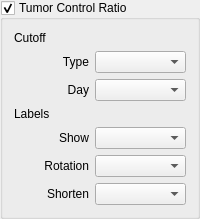
               <widget class="QGroupBox" name="groupBox_tumor_control_ratio">
                <property name="title">
                 <string>Tumor Control Ratio</string>
                </property>
                <property name="checkable">
                 <bool>true</bool>
                </property>
                <property name="checked">
                 <bool>true</bool>
                </property>
                <layout class="QVBoxLayout" name="verticalLayout_tumor_control_ratio_2">
                 <item>
                  <widget class="QLabel" name="label_21">
                   <property name="text">
                    <string>Cutoff</string>
                   </property>
                  </widget>
                 </item>
                 <item>
                  <layout class="QHBoxLayout" name="horizontalLayout_17">
                   <item>
                    <widget class="QLabel" name="label_22">
                     <property name="sizePolicy">
                      <sizepolicy hsizetype="Fixed" vsizetype="Preferred">
                       <horstretch>0</horstretch>
                       <verstretch>0</verstretch>
                      </sizepolicy>
                     </property>
                     <property name="minimumSize">
                      <size>
                       <width>75</width>
                       <height>0</height>
                      </size>
                     </property>
                     <property name="maximumSize">
                      <size>
                       <width>75</width>
                       <height>16777215</height>
                      </size>
                     </property>
                     <property name="text">
                      <string>Type</string>
                     </property>
                     <property name="alignment">
                      <set>Qt::AlignRight|Qt::AlignTrailing|Qt::AlignVCenter</set>
                     </property>
                    </widget>
                   </item>
                   <item>
                    <widget class="QComboBox" name="comboBox_tc_cutoff_type"/>
                   </item>
                  </layout>
                 </item>
                 <item>
                  <layout class="QHBoxLayout" name="horizontalLayout_tumor_control_ratio_day">
                   <item>
                    <widget class="QLabel" name="label_23">
                     <property name="sizePolicy">
                      <sizepolicy hsizetype="Fixed" vsizetype="Preferred">
                       <horstretch>0</horstretch>
                       <verstretch>0</verstretch>
                      </sizepolicy>
                     </property>
                     <property name="minimumSize">
                      <size>
                       <width>75</width>
                       <height>0</height>
                      </size>
                     </property>
                     <property name="maximumSize">
                      <size>
                       <width>75</width>
                       <height>16777215</height>
                      </size>
                     </property>
                     <property name="text">
                      <string>Day</string>
                     </property>
                     <property name="alignment">
                      <set>Qt::AlignRight|Qt::AlignTrailing|Qt::AlignVCenter</set>
                     </property>
                    </widget>
                   </item>
                   <item>
                    <widget class="QComboBox" name="comboBox_tc_cutoff_day"/>
                   </item>
                  </layout>
                 </item>
                 <item>
                  <widget class="QLabel" name="label_24">
                   <property name="text">
                    <string>Labels</string>
                   </property>
                  </widget>
                 </item>
                 <item>
                  <layout class="QHBoxLayout" name="horizontalLayout_19">
                   <item>
                    <widget class="QLabel" name="label_25">
                     <property name="sizePolicy">
                      <sizepolicy hsizetype="Preferred" vsizetype="Fixed">
                       <horstretch>0</horstretch>
                       <verstretch>0</verstretch>
                      </sizepolicy>
                     </property>
                     <property name="minimumSize">
                      <size>
                       <width>75</width>
                       <height>0</height>
                      </size>
                     </property>
                     <property name="maximumSize">
                      <size>
                       <width>75</width>
                       <height>16777215</height>
                      </size>
                     </property>
                     <property name="text">
                      <string>Show</string>
                     </property>
                     <property name="alignment">
                      <set>Qt::AlignRight|Qt::AlignTrailing|Qt::AlignVCenter</set>
                     </property>
                    </widget>
                   </item>
                   <item>
                    <widget class="QComboBox" name="comboBox_tc_ratio_labels_show"/>
                   </item>
                  </layout>
                 </item>
                 <item>
                  <layout class="QHBoxLayout" name="horizontalLayout_20">
                   <item>
                    <widget class="QLabel" name="label_26">
                     <property name="sizePolicy">
                      <sizepolicy hsizetype="Fixed" vsizetype="Preferred">
                       <horstretch>0</horstretch>
                       <verstretch>0</verstretch>
                      </sizepolicy>
                     </property>
                     <property name="minimumSize">
                      <size>
                       <width>75</width>
                       <height>0</height>
                      </size>
                     </property>
                     <property name="maximumSize">
                      <size>
                       <width>75</width>
                       <height>16777215</height>
                      </size>
                     </property>
                     <property name="text">
                      <string>Rotation</string>
                     </property>
                     <property name="alignment">
                      <set>Qt::AlignRight|Qt::AlignTrailing|Qt::AlignVCenter</set>
                     </property>
                    </widget>
                   </item>
                   <item>
                    <widget class="QComboBox" name="comboBox_tc_ratio_labels_rotation"/>
                   </item>
                  </layout>
                 </item>
                 <item>
                  <layout class="QHBoxLayout" name="horizontalLayout_21">
                   <item>
                    <widget class="QLabel" name="label_27">
                     <property name="sizePolicy">
                      <sizepolicy hsizetype="Fixed" vsizetype="Preferred">
                       <horstretch>0</horstretch>
                       <verstretch>0</verstretch>
                      </sizepolicy>
                     </property>
                     <property name="minimumSize">
                      <size>
                       <width>75</width>
                       <height>0</height>
                      </size>
                     </property>
                     <property name="maximumSize">
                      <size>
                       <width>75</width>
                       <height>16777215</height>
                      </size>
                     </property>
                     <property name="text">
                      <string>Shorten</string>
                     </property>
                     <property name="alignment">
                      <set>Qt::AlignRight|Qt::AlignTrailing|Qt::AlignVCenter</set>
                     </property>
                    </widget>
                   </item>
                   <item>
                    <widget class="QComboBox" name="comboBox_tc_ratio_shorten_label"/>
                   </item>
                  </layout>
                 </item>
                </layout>
               </widget>
